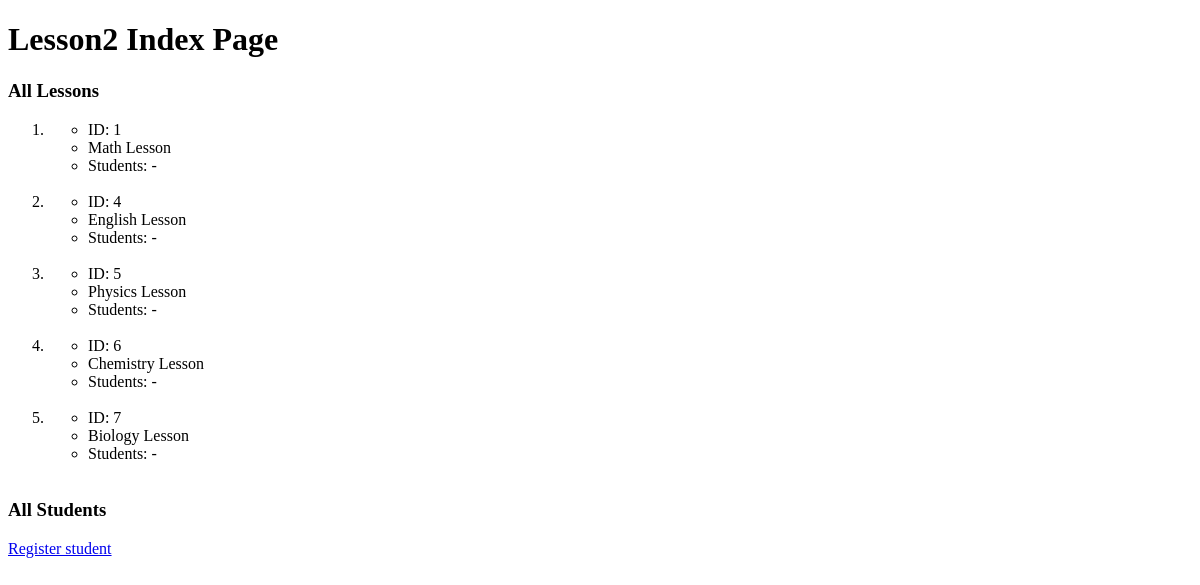
The app's page /lesson2/, older data.
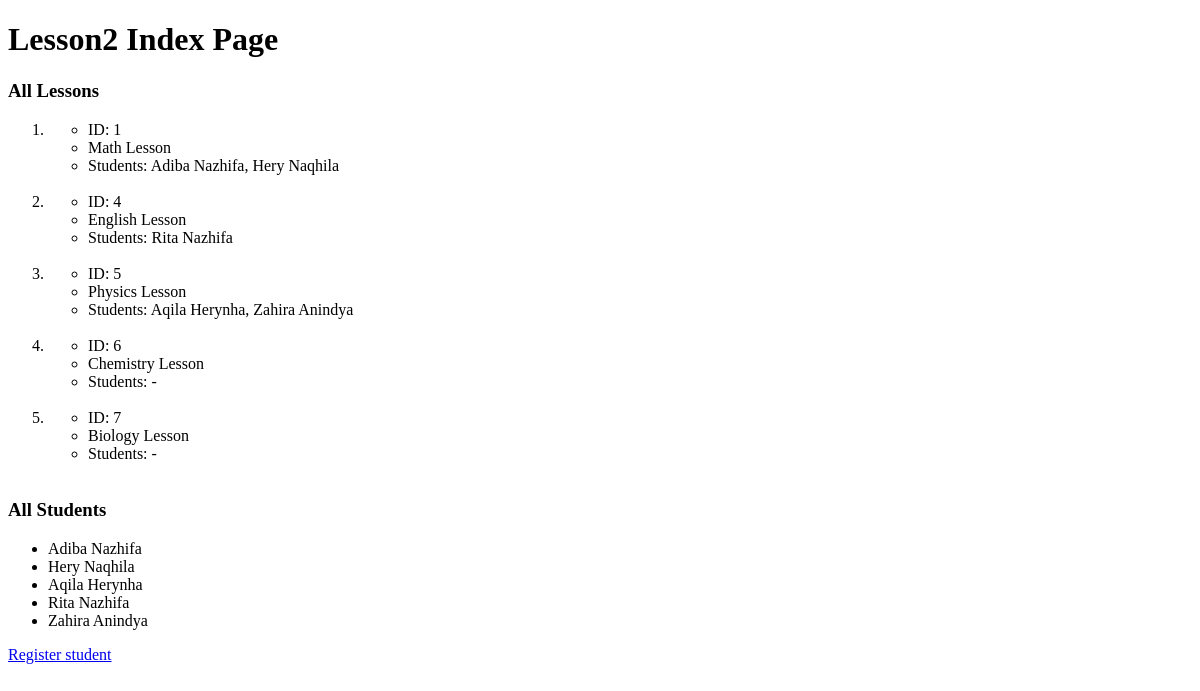
The same page, newer data.
### lesson2/models.py (models this page shows, shortened)
class Lesson(models.Model):
    title = models.CharField(max_length=30)
    content = models.TextField(validators=[MaxLengthValidator(1000)])

class Student(models.Model):
    name = models.CharField(max_length=40)
    age = models.IntegerField(validators=[
        MinValueValidator(1), MaxValueValidator(100)
    ])
    course = models.ForeignKey(
        Lesson,
        on_delete=models.CASCADE,
        related_name="students"
    )
    register_time = models.DateTimeField(auto_now=True)
    EDUCATION_OPTIONS = [
        ("PR", "Primary"),
        ("SE", "Secondary"),
        ("JC", "Junior College"),
        ("UN", "University")
    ]
    education = models.CharField(choices=EDUCATION_OPTIONS, max_length=2, null=True)

### lesson2/views.py (the view)
# urls.py: path('', views.index, name="index"),
def index(request):
    return render(request, "lesson2/index.html", {
        "lessons": Lesson.objects.all(),
        "students": Student.objects.all()
    })

### lesson2/templates/lesson2/index.html (shortened to what this page needs)
<!DOCTYPE html>
<html lang="en">
<head>
</head>
<body>
    <h1>
        Lesson2 Index Page
    </h1>
    <h3>
        All Lessons
    </h3>
    <ol>
        {% for lesson in lessons %}
        <li>
            <ul>
                <li>ID: {{ lesson.id }}</li>
                <li>{{ lesson.title|capfirst }} Lesson</li>
                <li>
                    Students:
                    {% for student in lesson.students.all %}
                        {{ student.name }}{% if not forloop.last %}, {% endif %}
                    {% empty %}
                        -
                    {% endfor %}
                </li>
            </ul>
        </li><br>
        {% empty %}
            No lessons found.
        {% endfor %}
    </ol>
    <h3>
        All Students
    </h3>
    <ul>
        {% for student in students %}
        <li>
            {{ student.name }}
        </li>
        {% endfor %}
    </ul>
    <a href="{% url 'lesson2:create_student' %}">
        Register student
    </a>
</body>
</html>

Row changes from the older to the newer data that the page shows:
shown differently, row unchanged: Lesson "Math": no longer shows "-"
added Student: name "Adiba Nazhifa"
added Student: name "Hery Naqhila"
shown differently, row unchanged: Lesson "English": no longer shows "-"
added Student: name "Rita Nazhifa"
shown differently, row unchanged: Lesson "Physics": no longer shows "-"
added Student: name "Aqila Herynha"
added Student: name "Zahira Anindya"
